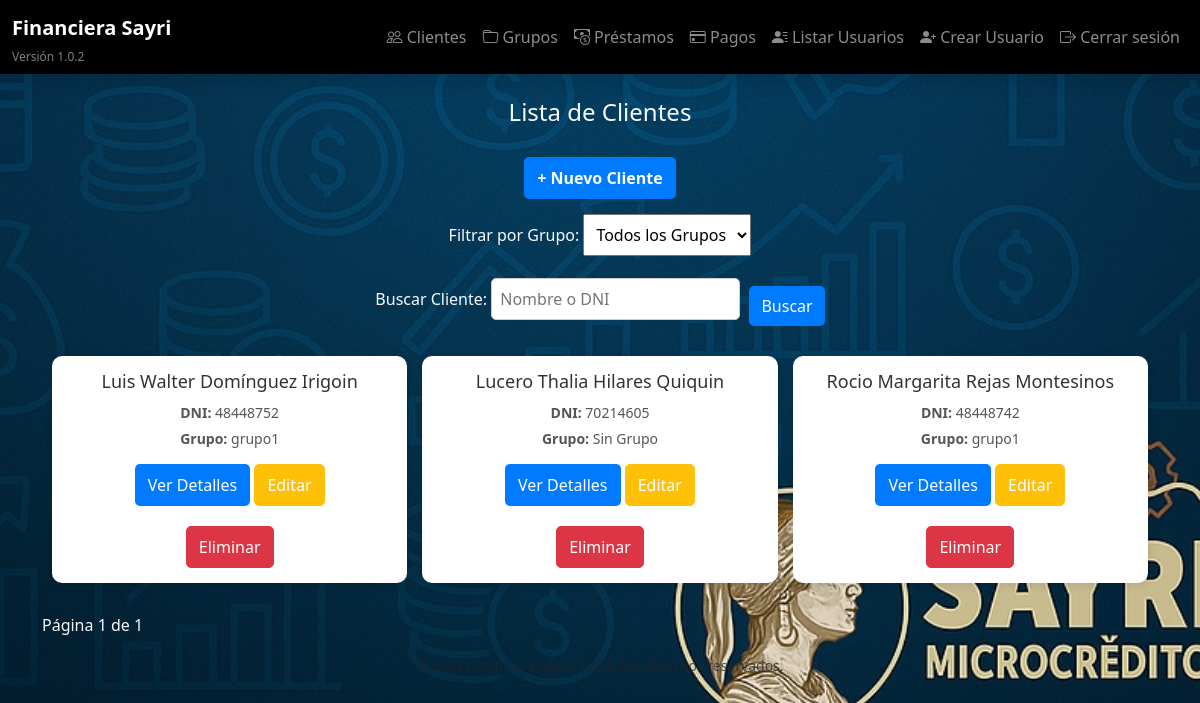
Screenshot of /clientes/ (signed in) with the database file from the repository.
### models/cliente.py (models this page shows)
class Cliente(db.Model):
    __tablename__ = 'cliente'
    id = db.Column(db.Integer, primary_key=True)
    nombre = db.Column(db.String(100), nullable=False)
    apellido = db.Column(db.String(100), nullable=False)
    dni = db.Column(db.String(15), unique=True, nullable=False)
    celular = db.Column(db.String(20), nullable=False)
    operadora = db.Column(db.String(50))
    banco = db.Column(db.String(50))
    numero_cuenta = db.Column(db.String(50))
    fecha_registro = db.Column(db.DateTime, default=datetime.utcnow)
    grupo_id = db.Column(db.Integer, db.ForeignKey('grupo.id'), nullable=True)
    prestamos_individuales = db.relationship('PrestamoIndividual', backref='cliente', lazy=True)

### models/grupo.py (models this page shows)
class Grupo(db.Model):
    __tablename__ = 'grupo'
    id = db.Column(db.Integer, primary_key=True)
    nombre = db.Column(db.String(100), nullable=False)
    fecha_creacion = db.Column(db.DateTime, default=datetime.utcnow)
    prestamos_grupales = db.relationship('PrestamoGrupal', backref='grupo', lazy=True)
    clientes = db.relationship('Cliente', backref='grupo', lazy=True)

### routes/clientes.py (the view)
@clientes_bp.route('/')
@login_required
def lista_clientes():
    page = request.args.get('page', 1, type=int)
    grupo_id = request.args.get('grupo_id', type=int)
    search = request.args.get('search', '').strip()
    query = Cliente.query
    if grupo_id:
        query = query.filter_by(grupo_id=grupo_id)
    if search:
        query = query.filter(
            Cliente.nombre.ilike(f"%{search}%") | Cliente.dni.ilike(f"%{search}%")
        )
    clientes = query.paginate(page=page, per_page=10)  # 10 clientes por página
    grupos = Grupo.query.all()  # Obtener todos los grupos
    return render_template('clientes/lista_clientes.html', clientes=clientes, grupos=grupos, selected_grupo=grupo_id)

### templates/clientes/lista_clientes.html (shortened to what this page needs)
{% extends "base.html" %}
{% block content %}
    <h2 class="title">Lista de Clientes</h2>
    <div class="add-client-container">
        <a href="{{ url_for('clientes.nuevo_cliente') }}" class="btn btn-add">+ Nuevo Cliente</a>
    </div>
    <form method="GET" action="{{ url_for('clientes.lista_clientes') }}" class="filter-form">
        <label for="grupo_id">Filtrar por Grupo:</label>
        <select name="grupo_id" id="grupo_id" onchange="this.form.submit()">
            <option value="">Todos los Grupos</option>
        </select>
    </form>
    <form method="GET" action="{{ url_for('clientes.lista_clientes') }}" class="search-form">
        <label for="search">Buscar Cliente:</label>
        <input type="text" id="search" name="search" placeholder="Nombre o DNI" value="{{ request.args.get('search', '') }}">
        <button type="submit" class="btn btn-primary">Buscar</button>
    </form>
    <div class="clientes-grid">
        {% for cliente in clientes.items %}
            <div class="cliente-card">
                <h3>{{ cliente.nombre }} {{ cliente.apellido }}</h3>
                <p><strong>DNI:</strong> {{ cliente.dni }}</p>
                <p><strong>Grupo:</strong> {{ cliente.grupo.nombre if cliente.grupo else 'Sin Grupo' }}</p>
                <a href="{{ url_for('clientes.detalle_cliente', cliente_id=cliente.id) }}" class="btn">Ver Detalles</a>
                <a href="{{ url_for('clientes.actualizar_cliente', cliente_id=cliente.id) }}" class="btn btn-warning" style="margin-top: 10px;">
                    Editar
                </a>
                <form method="POST" action="{{ url_for('clientes.eliminar_cliente', cliente_id=cliente.id) }}" style="margin-top: 10px;">
                    <button type="submit" class="btn btn-danger" onclick="return confirm('¿Estás seguro de que deseas eliminar este cliente?')">
                        Eliminar
                    </button>
                </form>
            </div>
        {% endfor %}
    </div>
    <div class="pagination">
        <span>Página {{ clientes.page }} de {{ clientes.pages }}</span>
    </div>
{% endblock %}

### static/styles.css (style rules this page uses)
body { background: url('/static/images/fondo.jpg') no-repeat center center fixed; background-size: cover; color: white; }

### templates/clientes/lista_clientes.html (style rules this page uses)
.title { text-align: center; font-size: 24px; margin-bottom: 20px; }
.add-client-container { text-align: center; margin-bottom: 15px; }
.btn-add { background: #28a745; color: white; text-decoration: none; padding: 10px 15px; border-radius: 5px; font-weight: bold; display: inline-block; transition: 0.3s; }
.filter-form { text-align: center; margin-bottom: 20px; }
.filter-form select { padding: 8px; font-size: 16px; }
.search-form { text-align: center; margin-bottom: 20px; }
.search-form input { padding: 8px; font-size: 16px; border: 1px solid #ccc; border-radius: 5px; }
.search-form button { padding: 8px 12px; font-size: 16px; background: #007bff; color: white; border: none; border-radius: 5px; margin-left: 5px; }
.clientes-grid { display: grid; grid-template-columns: repeat(auto-fit, minmax(250px, 1fr)); gap: 15px; padding: 10px; }
.cliente-card { background: white; border-radius: 10px; padding: 15px; box-shadow: 2px 2px 10px rgba(0, 0, 0, 0.1); text-align: center; transition: transform 0.2s; }
.cliente-card h3 { margin-bottom: 10px; font-size: 18px; color: #333; }
.cliente-card p { margin: 5px 0; font-size: 14px; color: #555; }
.btn { display: inline-block; background: #007bff; color: white; text-decoration: none; padding: 8px 12px; border-radius: 5px; margin-top: 10px; }
.btn-warning { display: inline-block; background: #ffc107; color: white; text-decoration: none; padding: 8px 12px; border-radius: 5px; }
.btn-danger { display: inline-block; background: #dc3545; color: white; text-decoration: none; padding: 8px 12px; border-radius: 5px; }
.pagination { text-align: center; margin-top: 20px; }

### rows the page displays
Cliente: nombre "Luis Walter", apellido "Domínguez Irigoin", dni "48448752", grupo "grupo1"
Cliente: nombre "Lucero Thalia", apellido "Hilares Quiquin", dni "70214605", grupo "Sin Grupo"
Cliente: nombre "Rocio Margarita", apellido "Rejas Montesinos", dni "48448742", grupo "grupo1"

### other values shown
{{ clientes.page }} "1"
{{ clientes.pages }} "1"
